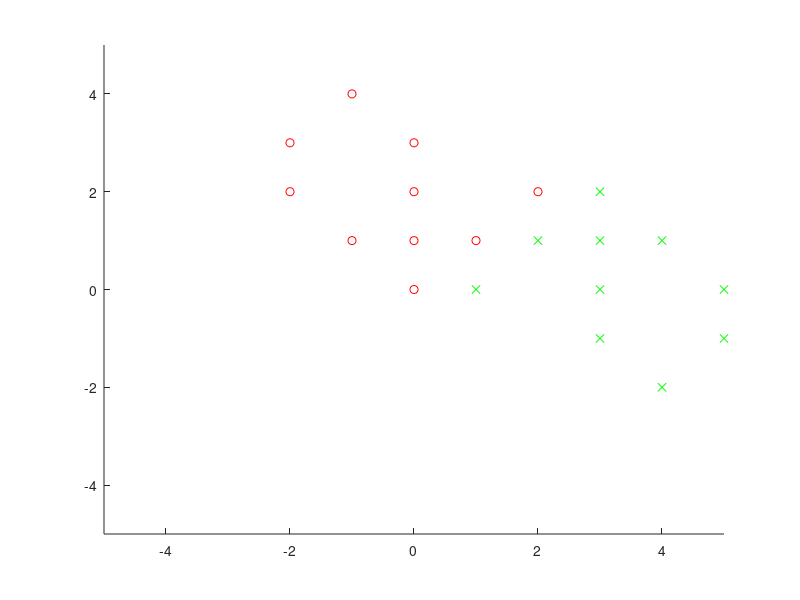

Reproduce this figure in MATLAB. (Note: this script raises an error after producing the figure.)
P = [-2 -2 -1 -1 0 0 0 0 1 1 2 2 3 3 3 3 4 4 5 5;
      2 3 1 4 0 1 2 3 0 1 1 2 -1 0 1 2 -2 1 -1 0];
T = [-1 -1 -1 -1 -1 -1 -1 -1 1 -1 1 -1 1 1 1 1 1 1 1 1];

ind1 = find(T == 1);
ind2 = find(T == -1);

figure, hold on;
plot(P(1,ind1),P(2,ind1), 'xg');
plot(P(1,ind2),P(2,ind2), 'or');

axis([-5 5 -5 5]);

% 2
X = [ones(1, size(P,2)); P];
d = T';
beta = inv(X*X')*X*d; %solutia 

figure(gcf), plotpc(beta(2:3)', beta(1));
             %[w1*, w2*]         b*
             % nu e dreapta de separare; 
             % eroarea este suma de la dreapta la -1, 1 
             
             
% 4
P = [-2 -2 -1 -1 0 0 0 0 1 1 2 2 3 3 3 3 4 4 5 5;...
 2 3 1 4 0 1 2 3 0 1 1 2 -1 0 1 2 -2 1 -1 0;...
 -1 -1 -1 -1 -1 -1 -1 -1 1 -1 1 -1 1 1 1 1 1 1 1 1];
figure, plot3(P(1,:),P(2,:),P(3,:),'sr');hold on;
[x y] = meshgrid(-5:0.5:5);
z = beta(1) + beta(2)*x + beta(3)*y;
figure(gcf),mesh(x,y,z);
% eroare este suma de la plan la -1, 1 


% 3
P = [-2 -2 -1 -1 0 0 0 0 1 1 2 2 3 3 3 3 4 4 5 5;
      2 3 1 4 0 1 2 3 0 1 1 2 -1 0 1 2 -2 1 -1 0];
T = [-1 -1 -1 -1 -1 -1 -1 -1 1 -1 1 -1 1 1 1 1 1 1 1 1];
net = perceptron;
net.layers{1}.transferFcn = 'purelin';
net = configure(net, P, T);
net.inputWeights{1}.learnFcn = 'learnwh';
net.biases{1}.learnFcn = 'learnwh';
net.trainFcn = 'trainb';
net.trainParam.epochs = 1000;
net.trainParam.lr = 0.005;
net = train(net, P, T);
net.b{1}
net.IW{1}

% 5
d = T';
beta2 = inv(P*P')*P*d; %solutia

% 6
P = [-2 -2 -1 -1 0 0 0 0 1 1 2 2 3 3 3 3 4 4 5 5;
      2 3 1 4 0 1 2 3 0 1 1 2 -1 0 1 2 -2 1 -1 0];
T = [-1 -1 -1 -1 -1 -1 -1 -1 1 -1 1 -1 1 1 1 1 1 1 1 1];
net = perceptron;
net.layers{1}.transferFcn = 'purelin';
net = configure(net, P, T);
net.inputWeights{1}.learnFcn = 'learnwh';
net.biases{1}.learnFcn = 'learnwh';
net.trainFcn = 'trainb';
net.trainParam.epochs = 1000;
net.trainParam.lr = 0.005;
net.biasConnect = 0;
net = train(net, P, T);
net.IW{1}
net.b{1}


% 7
P = [-2 -2 -1 -1 0 0 0 0 1 1 2 2 3 3 3 3 4 4 5 5;
      2 3 1 4 0 1 2 3 0 1 1 2 -1 0 1 2 -2 1 -1 0];
T = [-1 -1 -1 -1 -1 -1 -1 -1 1 -1 1 -1 1 1 1 1 1 1 1 1];

[X,Y] = meshgrid(-0.7 : 0.01 : 0.7);
J = zeros(size(X));
for i = 1:size(X,1)
    for j = 1:size(X,2)
        J(i,j) = 0.5 * sum(([X(i,j),Y(i,j)]*P - T).^2);
    end
end

figure, surf(X,Y,J);

